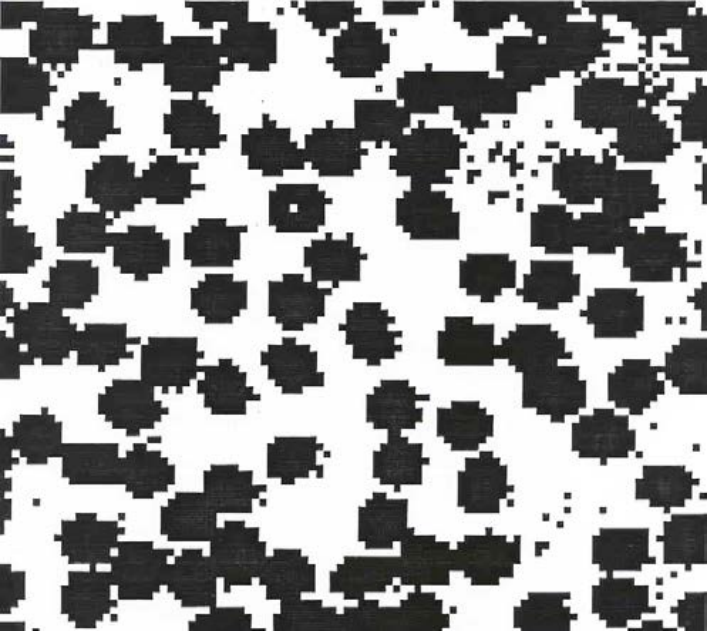
#> input picture Nhập môn thị giác máy tính - UIT/CS231-20521196-Buoi11/Screen Shot 2022-12-19 at 13.43.13.png, 710 x 632 px
$ python 20521196_Bai11.py   (older library calls are emulated)
#> lines starting #> are read from the running program, lines starting #| are printed output that depends on the picture; after the words box and inside, x2 and y2 are one past the last pixel; in counts of white or black regions, pixels touching at a corner belong together
import cv2
import numpy as np

img = cv2.imread('Screen Shot 2022-12-19 at 13.43.13.png', 0)
#> img: shape (632, 710); min 2, max 255, mean 150.2
a,img = cv2.threshold(img, 100, 255, cv2.THRESH_BINARY_INV)
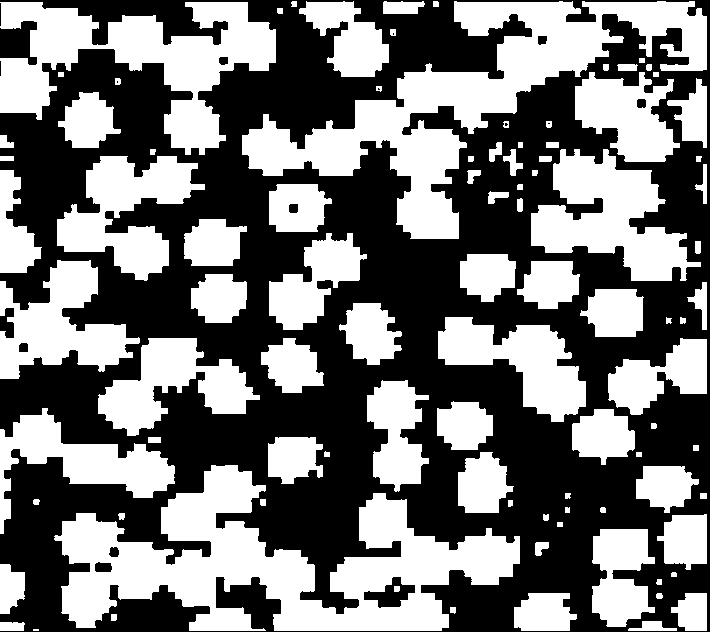
#> img: shape (632, 710); 46.3% white; 95 white regions (1 under 20 px), largest, box (x1, y1, x2, y2) and area: (54, 465, 520, 631) 35077, (242, 1, 707, 239) 29995, (0, 2, 276, 155) 17941

kernel = np.ones((12, 12), np.uint8)
img_erosion = cv2.erode(img, kernel, iterations=2)
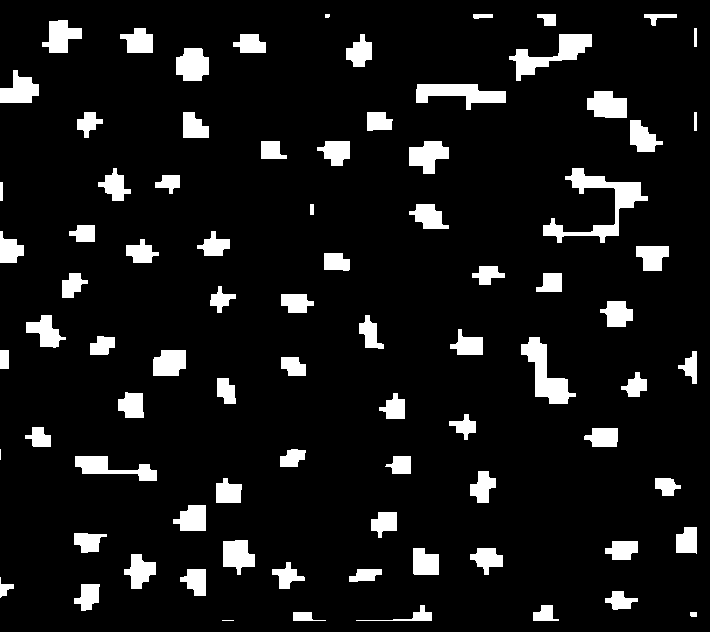
#> img_erosion: shape (632, 710); 9% white; 83 white regions (3 under 20 px), largest, box (x1, y1, x2, y2) and area: (543, 168, 648, 243) 2083, (521, 337, 576, 404) 1486, (509, 34, 592, 81) 1407
img_dilation = cv2.dilate(img_erosion, kernel, iterations=1)
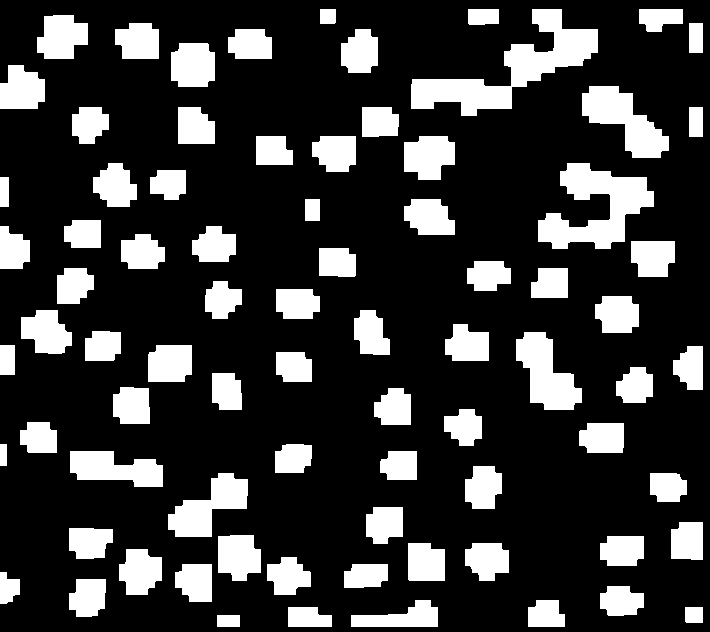
#> img_dilation: shape (632, 710); 22.3% white; 79 white regions, largest, box (x1, y1, x2, y2) and area: (411, 9, 598, 116) 6409, (538, 163, 654, 249) 5031, (582, 86, 669, 158) 3137

kernel = np.ones((10, 10), np.uint8)
img_erosion = cv2.erode(img_dilation, kernel, iterations=1)
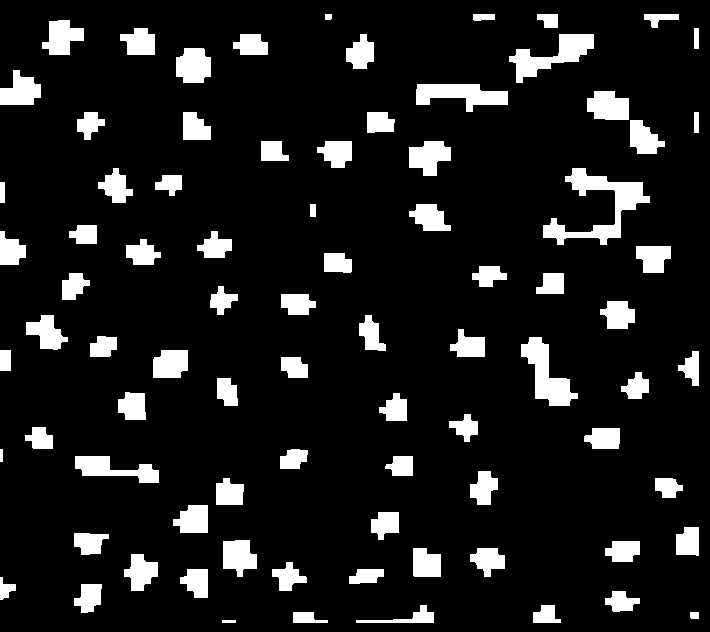
#> img_erosion: shape (632, 710); 11.2% white; 83 white regions, largest, box (x1, y1, x2, y2) and area: (543, 168, 650, 245) 2601, (521, 337, 578, 406) 1734, (509, 34, 594, 83) 1687

output = cv2.connectedComponentsWithStats(img_erosion, cv2.CV_32S)
(numLabels, labels, stats, centroids) = output
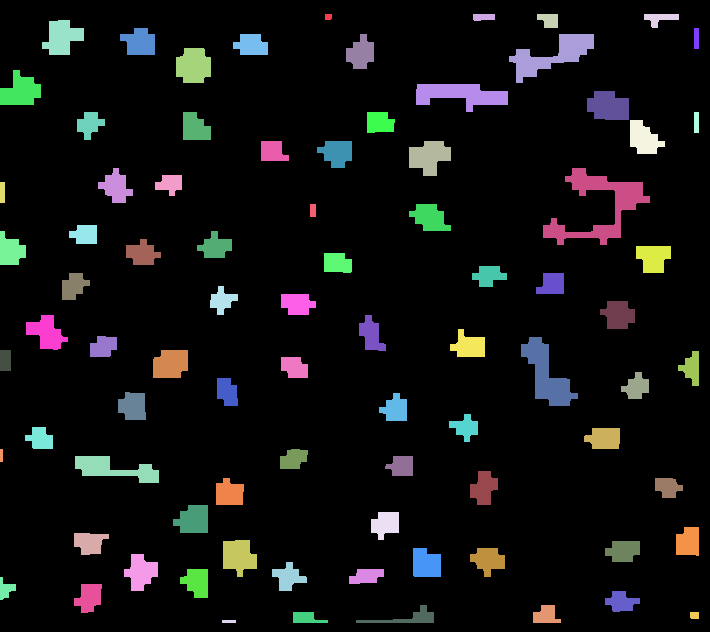
#> labels: shape (632, 710) int32; 84 distinct labels, from 0 to 83; one colour per label, 0 black
#> numLabels = 84; stats = 84 rows, first 6: [0, 0, 710, 632, 398687], [325, 14, 7, 6, 41], [473, 14, 22, 7, 139], [537, 14, 21, 14, 239], [644, 14, 35, 14, 268], [42, 20, 42, 35, 957]; centroids = 84 pairs, first value 1 to 696, second value 16.44 to 621

print("Số lượng tế bào:",numLabels)
#| Số lượng tế bào: 84

cv2.imshow('result', img_erosion)
cv2.waitKey(0)
cv2.destroyAllWindows()
